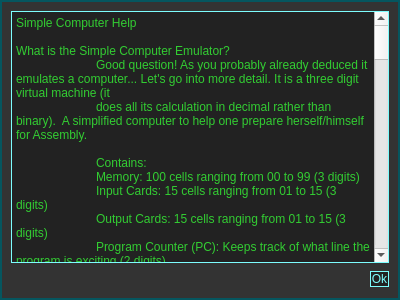
<?xml version="1.0" encoding="UTF-8"?>
<ui version="4.0">
 <class>HelpDialog</class>
 <widget class="QDialog" name="HelpDialog">
  <property name="geometry">
   <rect>
    <x>0</x>
    <y>0</y>
    <width>400</width>
    <height>300</height>
   </rect>
  </property>
  <property name="windowTitle">
   <string>Simple Computer - Help</string>
  </property>
  <property name="styleSheet">
   <string notr="true">QDialog {
color: #7DFDFE; 
background-color: #333333;
border: 2px solid #05565F;
}

QPlainTextEdit {
background-color: #222222;
border: 1px solid #7DFDFE;
color: #32CD32;
}

QPushButton{
background-color: #222222;
color: #7DFDFE; 
border: 1px solid #7DFDFE;
}

QPushButton:hover { 
color: #7DAFAF;
border: 1px solid #FF8533;
}
</string>
  </property>
  <layout class="QVBoxLayout" name="verticalLayout">
   <item>
    <widget class="QPlainTextEdit" name="plainTextEdit">
     <property name="sizePolicy">
      <sizepolicy hsizetype="Expanding" vsizetype="Expanding">
       <horstretch>0</horstretch>
       <verstretch>0</verstretch>
      </sizepolicy>
     </property>
     <property name="sizeAdjustPolicy">
      <enum>QAbstractScrollArea::AdjustIgnored</enum>
     </property>
     <property name="readOnly">
      <bool>true</bool>
     </property>
     <property name="plainText">
      <string>Simple Computer Help

What is the Simple Computer Emulator?
	Good question! As you probably already deduced it emulates a computer... Let's go into more detail. It is a three digit virtual machine (it 	
	does all its calculation in decimal rather than binary).  A simplified computer to help one prepare herself/himself for Assembly.
	
	Contains:
	Memory: 100 cells ranging from 00 to 99 (3 digits) 
	Input Cards: 15 cells ranging from 01 to 15 (3 digits)
	Output Cards: 15 cells ranging from 01 to 15 (3 digits)
	Program Counter (PC): Keeps track of what line the program is exciting (2 digits)
	Accumulator: 1 digit that shows if there is a carry over (1 = carry over; 0 = no carry)
		  and 3 digits to show the number in the accumulator

Instructions:

The first digit of the three digit numbers represent which operation code (op code) should be executed:
	
0 : Input (Gets input from input cards and store it into memory)
	i.e. 018 	-- Gets input from input card and then store that number into memory cell 18

1:  Output (Outputs the number from memory into an output card)
	i.e. 125 	-- Gets number from memory cell 25 and outputs to an output card

2: Add (Adds the number to accumulator)
	i.e. 248	-- Let's say that the accumulator already has the number 100 stored.
		    Let's also assume that cell memory 48 has the number 050.
		    Thus 100 + 050 = 150. 150 will then be stored in the accumulator

3. Subtract (Subtract number from accumulator)
	i.e. 354 	-- Let's say that the accumulator already has the number 050 stored.
		    Let's also assume that cell memory 54 has the number 025.
		    Thus 050 - 025 = 025. 025 will then be stored in the accumulator

4. Load Accumulator (Loads number from memory cell into accumulator)
	i.e. 412	-- Let's assume that memory cell 12 contains the number 567.
		    Then the accumulator will store the number 567. The carry bit will be 0 because it
		    is a valid number. If the number was greater than 999 or less than -999 it will 
		    contain a carry bit of 1.

5. Store Accumulator (Stores number in accumulator to memory cell)
	i.e 587	-- Let's assume the accumulator contains the number 123.
		    Then memory cell at 87 will contain the number 123.

6. Jump (Jump moves from one memory cell to another -- does not have to execute line by line)
	i.e. 684	-- Let's say you are currently memory cell 12 and it has the number 684
		    Then when it executes the program counter will be 84.
		    The program counter will jump from memory cell 12 to memory cell 84 and
		    execute the code at memory cell 84.
		    ALSO, the address (memory cell 12) will be stored into memory cell 99.
		    This allows one to create a subroutine.

7. Test Accumulator (Checks if the number in the accumulator is less than zero)
	i.e. 742	-- Let's say the number in the accumulator is -023 and the PC is at 15.
		    Since -023 is less than zero it will jump to memory cell 42.
		    The program counter will be updated to 42.
			    
		-- Let's say that the number in the accumulator is 023 and the PC is at 15.
		    Since 023 is not less than zero it will continue on to the next line so it
		    will execute the next memory cell at 16.

8. Shift Accumulator (Shift Left then Shift Right)
	i.e. 8xy	-- x shifts left; y shifts right
	      810	-- Say the number in the accumulator is 0 123 (0 is the carry bit)
		    The result is then: 1 230
	      801	-- Say the number in the accumulator is 0 123 (0 is the carry bit)
		    The result is then: 0 012

9. Halt (This halts the program)
	i.e. 900	-- The program is over and the two digits will be stored in the program counter.
		    So the program counter is now 00.

Run: Runs the whole program

Step: Shows the program being run one step at a time. (Tip: Useful for debugging!)

Keyboard Input: Allowed for Memory, Input Cards, and Program Counter.
	Program Counter: 00 to 20
	Input Cards and Memory: -999 to 999

Clear Content: 
	Clear All	   : Clears everything 
	Clear Memory : Clear all memory 
	Clear Input      : Clears all input 
	Clear Output   : Clears all output 
	Clear CPU	   : Clears program counter (pc), accumulator, and instruction register
 
Load Program File:
	Press Load Button:
	Load Program File that is already written.
		1. Division
		2. MaxNumber
		3. Bootstrap
		4. Absolute
		5. Shifting
	OR
	Load Program from your own .txt file. Note file must be formatted properly in order for contents to be read properly.
		Note: To see format &quot;Save&quot; a preloaded file and edit from there.
Save Program File:
	Press Save Button:
	Choose location to save file and choose filename. It will save automagically as a .txt file.
	You can use the saved program by loading it and pressing the run button!</string>
     </property>
    </widget>
   </item>
   <item>
    <layout class="QHBoxLayout" name="horizontalLayout">
     <item>
      <spacer name="horizontalSpacer">
       <property name="orientation">
        <enum>Qt::Horizontal</enum>
       </property>
       <property name="sizeHint" stdset="0">
        <size>
         <width>40</width>
         <height>20</height>
        </size>
       </property>
      </spacer>
     </item>
     <item>
      <widget class="QPushButton" name="okBtn">
       <property name="text">
        <string>Ok</string>
       </property>
      </widget>
     </item>
    </layout>
   </item>
  </layout>
 </widget>
 <resources/>
 <connections/>
</ui>
